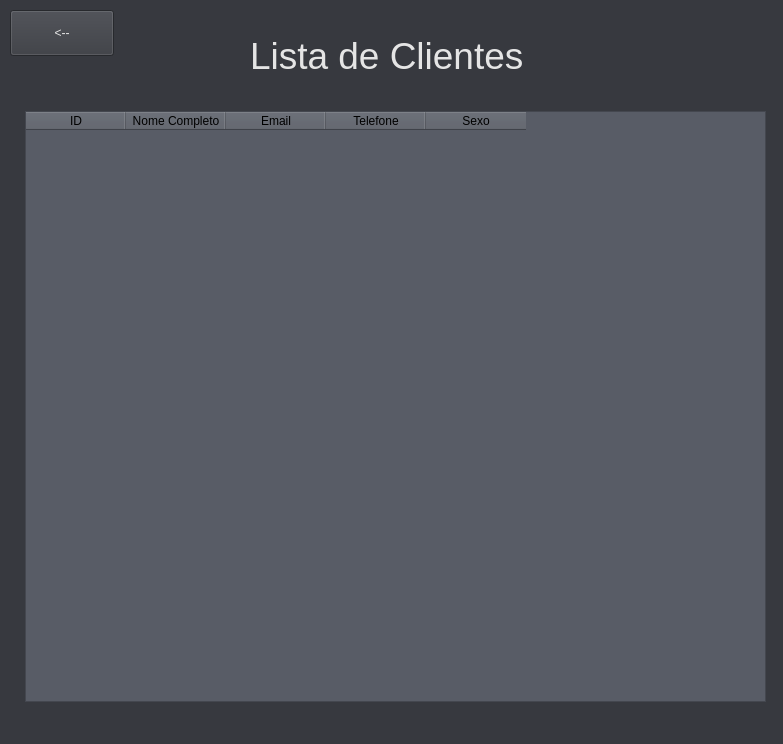
<?xml version="1.0" encoding="UTF-8"?>
<ui version="4.0">
 <class>MainWindow</class>
 <widget class="QMainWindow" name="MainWindow">
  <property name="geometry">
   <rect>
    <x>0</x>
    <y>0</y>
    <width>783</width>
    <height>744</height>
   </rect>
  </property>
  <property name="windowTitle">
   <string>MainWindow</string>
  </property>
  <property name="styleSheet">
   <string notr="true">background-color : rgb(55, 57, 63);
color: rgb(229, 229, 229);</string>
  </property>
  <widget class="QWidget" name="centralwidget">
   <widget class="QLabel" name="label">
    <property name="geometry">
     <rect>
      <x>250</x>
      <y>30</y>
      <width>341</width>
      <height>51</height>
     </rect>
    </property>
    <property name="font">
     <font>
      <pointsize>28</pointsize>
     </font>
    </property>
    <property name="text">
     <string>Lista de Clientes</string>
    </property>
   </widget>
   <widget class="QTableWidget" name="tableWidget">
    <property name="geometry">
     <rect>
      <x>25</x>
      <y>111</y>
      <width>741</width>
      <height>591</height>
     </rect>
    </property>
    <property name="font">
     <font>
      <pointsize>13</pointsize>
     </font>
    </property>
    <property name="styleSheet">
     <string notr="true">background-color: rgb(88, 92, 102);</string>
    </property>
    <attribute name="horizontalHeaderVisible">
     <bool>true</bool>
    </attribute>
    <attribute name="horizontalHeaderCascadingSectionResizes">
     <bool>false</bool>
    </attribute>
    <attribute name="verticalHeaderVisible">
     <bool>false</bool>
    </attribute>
    <attribute name="verticalHeaderCascadingSectionResizes">
     <bool>false</bool>
    </attribute>
    <column>
     <property name="text">
      <string>ID</string>
     </property>
     <property name="foreground">
      <brush brushstyle="SolidPattern">
       <color alpha="255">
        <red>0</red>
        <green>0</green>
        <blue>0</blue>
       </color>
      </brush>
     </property>
    </column>
    <column>
     <property name="text">
      <string>Nome Completo</string>
     </property>
     <property name="foreground">
      <brush brushstyle="SolidPattern">
       <color alpha="255">
        <red>0</red>
        <green>0</green>
        <blue>0</blue>
       </color>
      </brush>
     </property>
    </column>
    <column>
     <property name="text">
      <string>Email</string>
     </property>
     <property name="foreground">
      <brush brushstyle="SolidPattern">
       <color alpha="255">
        <red>0</red>
        <green>0</green>
        <blue>0</blue>
       </color>
      </brush>
     </property>
    </column>
    <column>
     <property name="text">
      <string>Telefone</string>
     </property>
     <property name="foreground">
      <brush brushstyle="SolidPattern">
       <color alpha="255">
        <red>0</red>
        <green>0</green>
        <blue>0</blue>
       </color>
      </brush>
     </property>
    </column>
    <column>
     <property name="text">
      <string>Sexo</string>
     </property>
     <property name="foreground">
      <brush brushstyle="SolidPattern">
       <color alpha="255">
        <red>0</red>
        <green>0</green>
        <blue>0</blue>
       </color>
      </brush>
     </property>
    </column>
   </widget>
   <widget class="QPushButton" name="voltar">
    <property name="geometry">
     <rect>
      <x>10</x>
      <y>10</y>
      <width>104</width>
      <height>46</height>
     </rect>
    </property>
    <property name="sizeIncrement">
     <size>
      <width>0</width>
      <height>0</height>
     </size>
    </property>
    <property name="font">
     <font>
      <pointsize>9</pointsize>
     </font>
    </property>
    <property name="text">
     <string>&lt;--</string>
    </property>
   </widget>
  </widget>
  <widget class="QMenuBar" name="menubar">
   <property name="geometry">
    <rect>
     <x>0</x>
     <y>0</y>
     <width>783</width>
     <height>21</height>
    </rect>
   </property>
  </widget>
  <widget class="QStatusBar" name="statusbar"/>
 </widget>
 <resources/>
 <connections/>
</ui>
